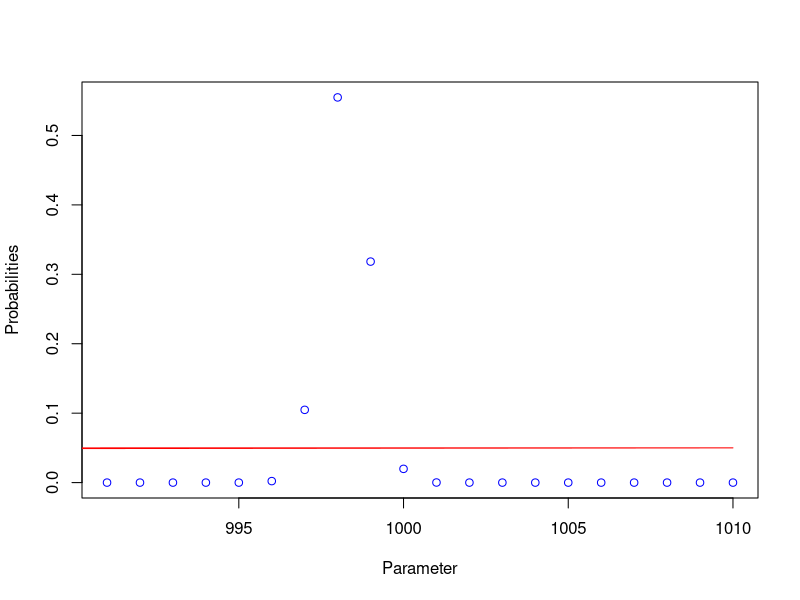
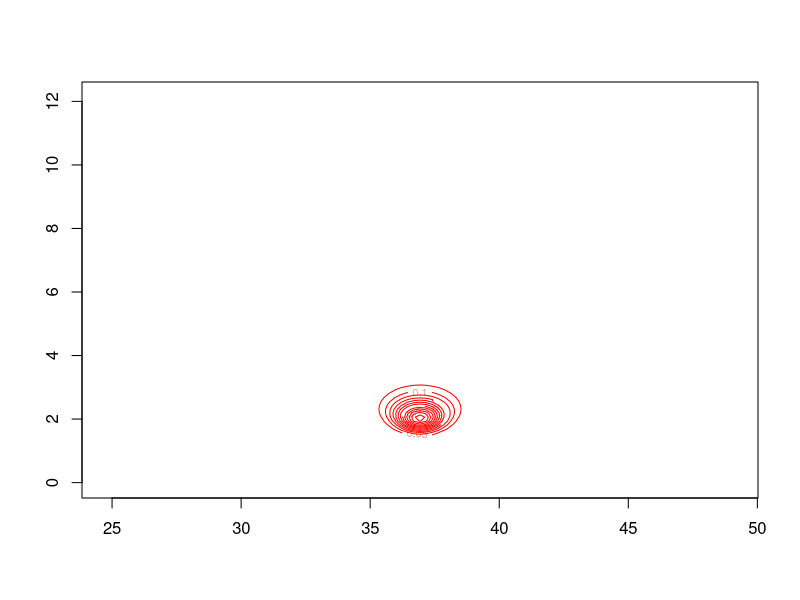
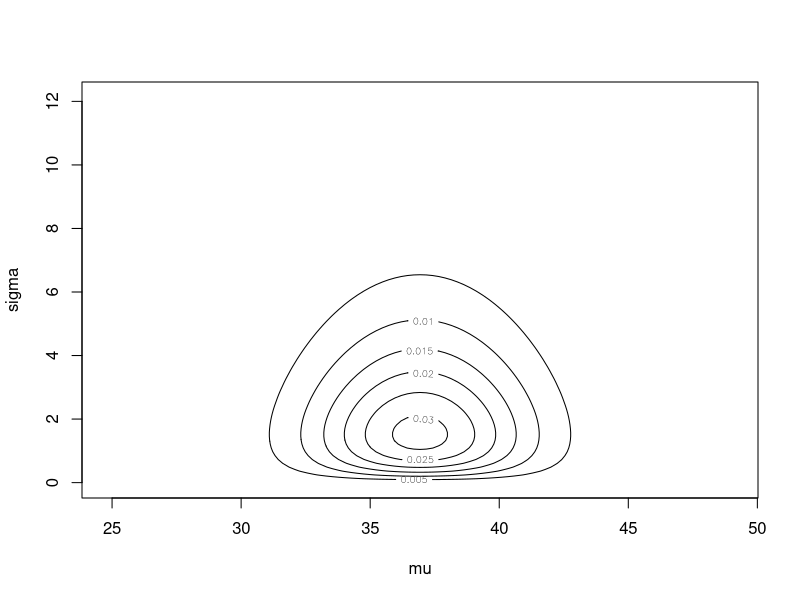
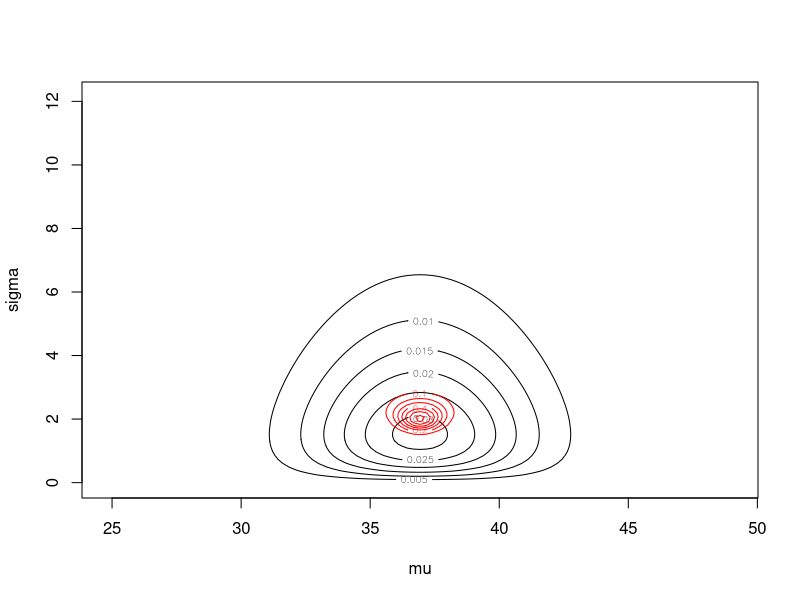

Write R code to recreate these figures, in order.
## ---- chunk 1
knitr::opts_chunk$set(echo = TRUE)

rm(list = ls())
## ---- chunk 2
sample1 <- c(994 , 997 , 999 , 1003 , 994 , 998 , 1001 , 998 , 996 , 1002,
1004 , 995 , 994 , 995 , 998, 1001 , 995 , 1006 , 997 , 998)
show(sample1)
## ---- chunk 3
Value <- seq(991, 1010, by = 1)
Prior <- rep(0.05, length(Value))
Init <- data.frame(Parameter = Value, Prior = Prior)
## ---- chunk 4
likelihood <- function(mu, ybar, sigma, n){
  res <- exp(- (n*(ybar - mu)^2)/(2*sigma^2))
  return(res)
}
yb <- mean(sample1)
n <- length(sample1)
likelihood.prior <- apply(Init, 1, function(x) likelihood(x['Parameter'], yb, 3, n) * x['Prior'])
show(likelihood.prior)
## ---- chunk 5
Evidence <- sum(likelihood.prior)
Posterior <- likelihood.prior/Evidence
Posterior
## ---- chunk 6
# where is maximum
Parameter.max <- Init$Parameter[which.max(Posterior)]
Parameter.max
## ---- chunk 7
plot(Init$Parameter, Posterior, type = "p", col = "blue", xlab = "Parameter", ylab = "Probabilities")
lines(c(0, Init$Parameter, 1), c(0, Init$Prior,0), col = "red")
## ---- chunk 8
# let's determine 95% High Density Interval
idx <- 1
leftsum = 0
while (Init$Parameter[idx] < 1000){
  leftsum = leftsum + likelihood.prior[idx]/Evidence
  idx <- idx + 1
}
show(leftsum)
## ---- chunk 9
sample2 <- c(38.7, 40.4, 37.2, 36.6, 35.9, 34.7, 37.6, 35.1, 37.5, 35.6)
show(sample2)
## ---- chunk 10
yb <- mean(sample2)
n2 <- length(sample2)
s2 <- sum((sample2 - yb)^2) / (n2 - 1)

n <- 100 # grid points
# mu is parameter 1 and sigma is parameter 2
h1 <- (8*s2)/n
h2 <- (4*s2 - 0.001)/n
mui <- seq(yb - 4*s2, yb + 4*s2, by = h1)
sgi <- seq(0.001, 4*s2, by = h2)
wij <- matrix(c(0.25, rep(0.5, n-1), 0.25, rep(c(0.5, rep(1, n-1), 0.5), n-1), 
              0.25, rep(0.5, n-1), 0.25), nrow = n+1, ncol = n+1, byrow = TRUE)
mu.vec <- matrix(data = mui, nrow = n+1, ncol = n+1, byrow = FALSE)
# assuming prior values are equal to 1 - the particular value will cancel out
mu.prior <- matrix(data = 1, nrow = n+1, ncol = n+1, byrow = FALSE)

sg.vec <- matrix(data = sgi, nrow = n+1, ncol = n+1, byrow = TRUE)
sg.prior <- matrix(data = 1, nrow = n+1, ncol = n+1, byrow = TRUE)

theta.vec <- data.frame(mu = as.vector(mu.vec), sigma = as.vector(sg.vec), prior = as.vector(mu.prior)*as.vector(sg.prior))
## ---- chunk 11
likelihood <- function(mu, sigma, ybar, s, n){
  res <- (1/(2 * pi * sigma^2)^n) * exp(- ((n - 1)*s^2 + n*(ybar - mu)^2)/(2*sigma^2))
  return(res)
}

likelihood.prior.vec <- apply(theta.vec, 1, function(x) likelihood(x['mu'], x['sigma'], yb, s2, n2) * x['prior'])

Evidence <- h1*h2*sum(as.vector(wij)*likelihood.prior.vec)
## ---- chunk 12
Posterior <- likelihood.prior.vec/Evidence

contour(mui, sgi, matrix(Posterior, nrow = n+1, ncol = n+1, byrow = FALSE), col = "red")
## ---- chunk 13
mu.prior <- matrix(data = dnorm(mui, mean = yb, sd = s2), nrow = n+1, ncol = n+1, byrow = FALSE)

sg.prior <- matrix(data = dgamma(sgi, shape = 2, scale = s2/2), nrow = n+1, ncol = n+1, byrow = TRUE)

theta.vec2 <- data.frame(mu = as.vector(mu.vec), sigma = as.vector(sg.vec), prior = as.vector(mu.prior)*as.vector(sg.prior))
## ---- chunk 14
contour(mui, sgi, mu.prior*sg.prior, xlab = "mu", ylab = "sigma")
## ---- chunk 15
likelihood.prior.vec2 <- apply(theta.vec2, 1, function(x) likelihood(x['mu'], x['sigma'], yb, s2, n2) * x['prior'])

Evidence2 <- h1*h2*sum(as.vector(wij)*likelihood.prior.vec2)
## ---- chunk 16
Posterior2 <- likelihood.prior.vec2/Evidence2

contour(mui, sgi, mu.prior*sg.prior, xlab = "mu", ylab = "sigma")
contour(mui, sgi, matrix(Posterior2, nrow = n+1, ncol = n+1, byrow = FALSE), add = TRUE, col = "red")
## ---- chunk 17
# Making sure that the posterior sums to 1
h1*h2*sum(Posterior2)

# Summing up the posterior with values of mu greater than 35
result <- h1*h2*sum(Posterior2[theta.vec2$mu > 35])
